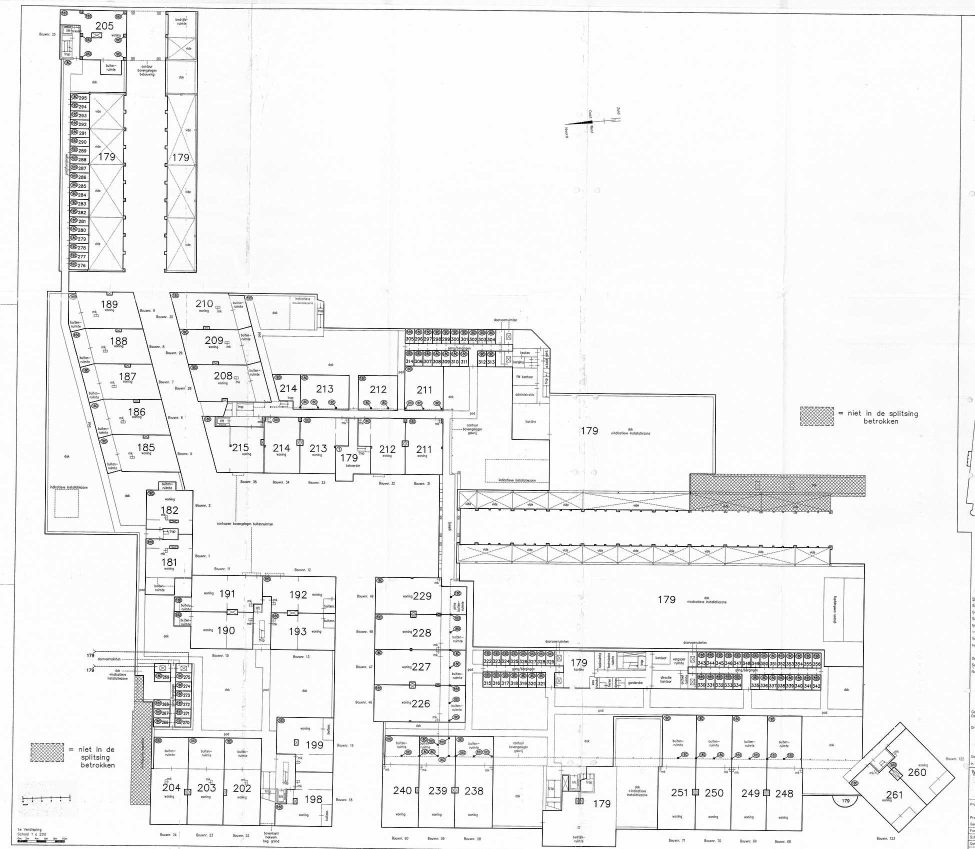
#> input picture img/plan_1e.jpg, 1950 x 1698 px, given in place of page-81.png, which was not available (shown at 1/2 size)
$ python register_plan_jpg.py
#> lines starting #> are read from the running program, lines starting #| are printed output that depends on the picture
#!/usr/bin/env python3
"""Registreer de al gepubliceerde img/plan_*.jpg op het native frame van de lokale bronscan.

Hypothese (visueel): plan_*.jpg = native scan 90° tegen de klok gedraaid en ~0,24x verkleind.
Methode: grove schaal/offset via template matching, verfijning met OpenCV ECC (affien).
Uitvoer: data/inventory/registration_plan_jpg.json met image->native affine per verdieping.
Draai lokaal: python3 model/tools/register_plan_jpg.py --scans /workspace/vve-source-audit
"""
import argparse, json, os
import cv2, numpy as np
from PIL import Image
Image.MAX_IMAGE_PIXELS = None
ROOT = os.path.dirname(os.path.dirname(os.path.abspath(__file__)))
REPO = os.path.dirname(ROOT)
FLOORS = {"BG": (81, "plan_bg.jpg"), "1e": (82, "plan_1e.jpg"), "2e": (83, "plan_2e.jpg"), "3e": (84, "plan_3e.jpg"), "4e": (85, "plan_4e.jpg")}


def register(native_path, plan_path):
#> called with native_path = '/workspace/vve-source-audit/page-81.png', plan_path = 'img/plan_bg.jpg'
    N = np.array(Image.open(native_path).convert("L"))
#> N is the input picture: shape (1698, 1950); min 0, max 255, mean 242.5
    P = np.array(Image.open(plan_path).convert("L"))
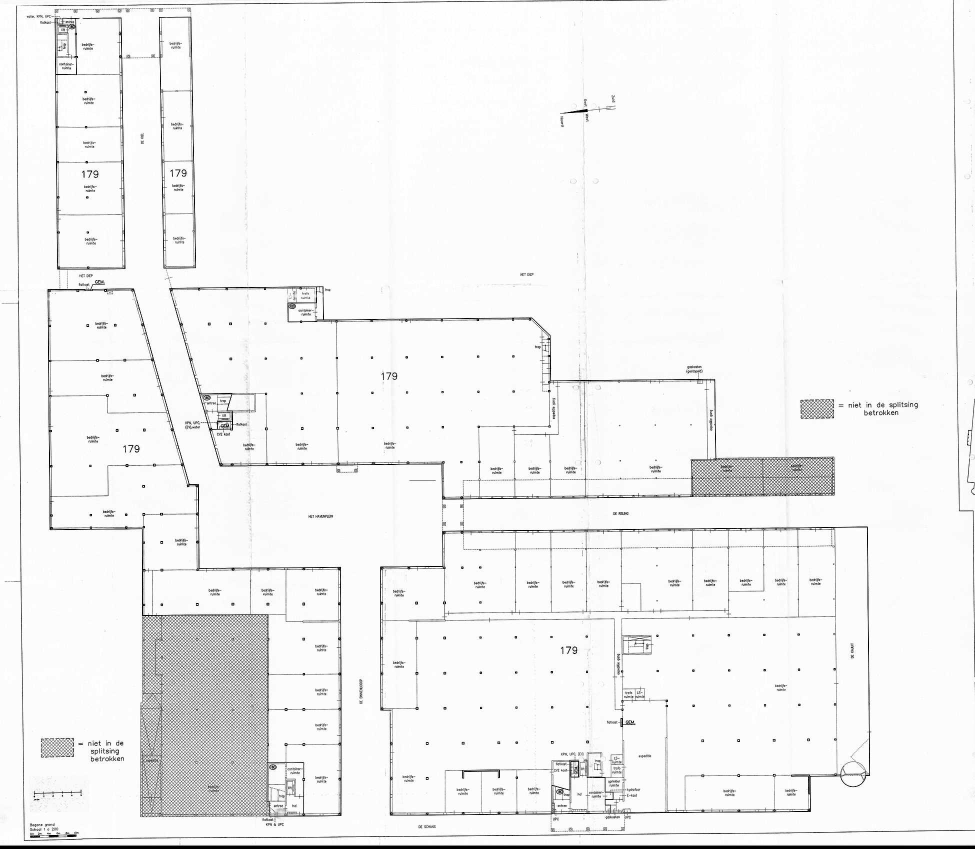
#> input picture img/plan_bg.jpg, 1950 x 1698 px (shown at 1/2 size)
#> P is the input picture: shape (1698, 1950); min 0, max 255, mean 242.8
    H, W = N.shape
#> H = 1698; W = 1950
    R = np.rot90(N, 1)
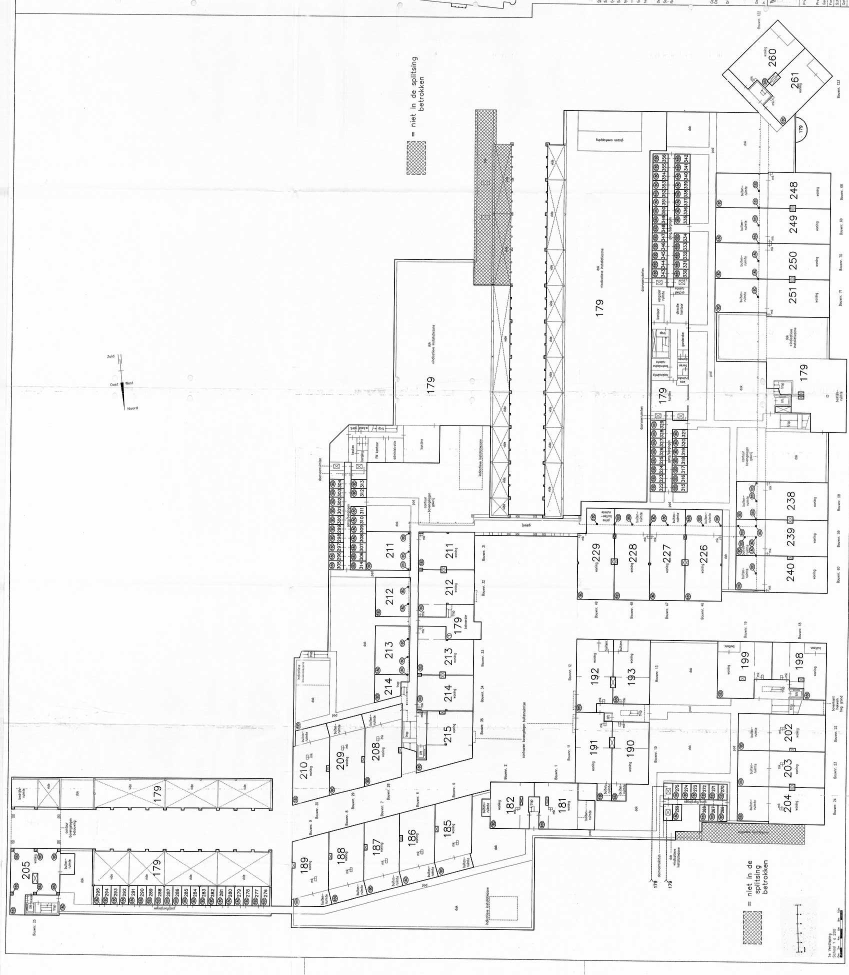
#> R: shape (1950, 1698) (shown at 1/2 size); min 0, max 255, mean 242.5
    Pf = cv2.GaussianBlur(255 - P, (5, 5), 0).astype(np.float32)
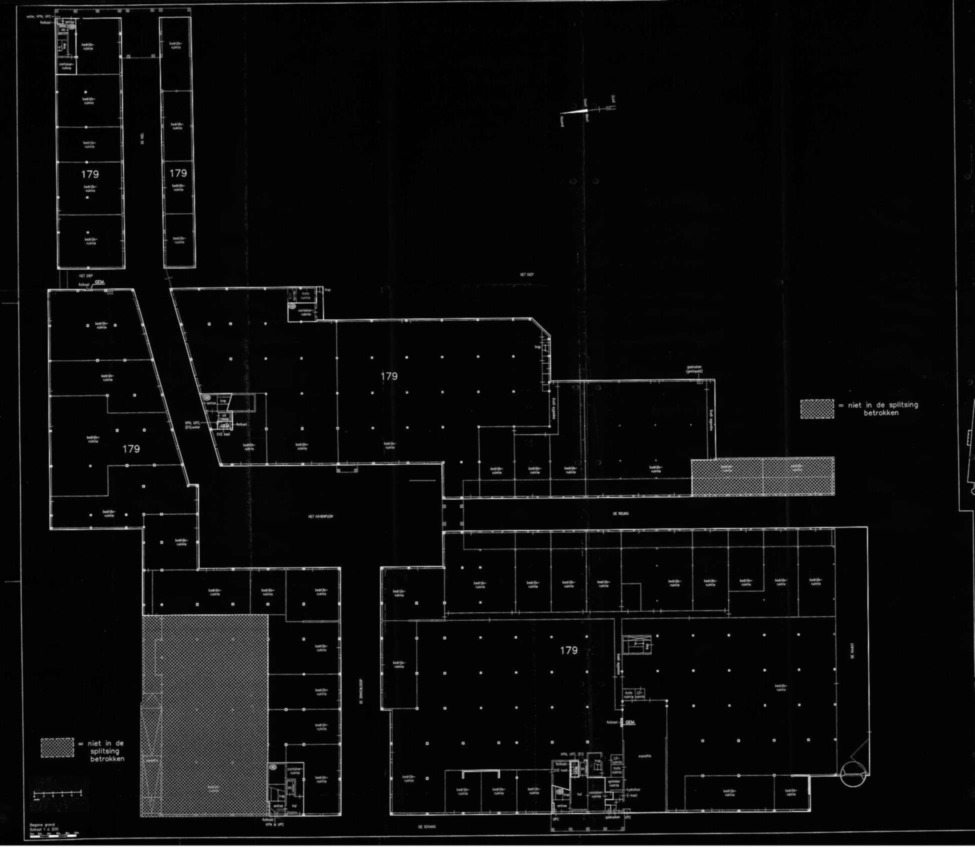
#> Pf: shape (1698, 1950) float32 (shown at 1/2 size); min 0, max 255, mean 12.2
    t = Pf[300:1400, 300:1600]
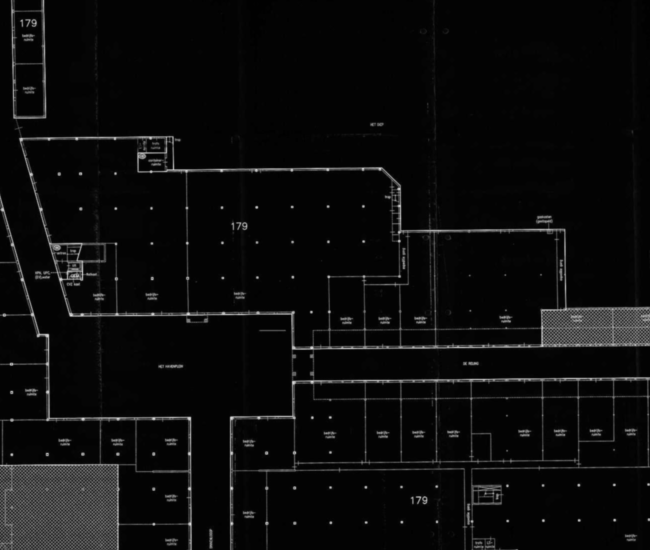
#> t: shape (1100, 1300) float32 (shown at 1/2 size); min 0, max 227, mean 11.8
    best = None
    for s in np.linspace(0.225, 0.255, 13):
        Rs = cv2.resize(R, None, fx=s, fy=s, interpolation=cv2.INTER_AREA)
        Rf = cv2.GaussianBlur(255 - Rs, (5, 5), 0).astype(np.float32)
        if t.shape[0] > Rf.shape[0] or t.shape[1] > Rf.shape[1]:
            continue
        m = cv2.matchTemplate(Rf, t, cv2.TM_CCOEFF_NORMED)
        _, mx, _, loc = cv2.minMaxLoc(m)
        if best is None or mx > best[0]:
            best = (mx, s, loc)
#> this loop made 13 passes
#> pass 1, in register, `Rs = cv2.resize(R, None, fx=s, fy=s, interpolation=cv2.INTER_AREA)`:
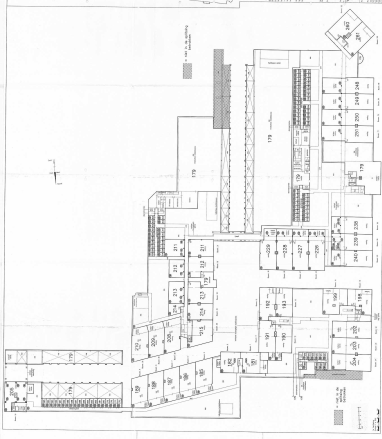
#> Rs: shape (439, 382); min 39, max 255, mean 242.5
#> pass 1, in register, `Rf = cv2.GaussianBlur(255 - Rs, (5, 5), 0).astype(np.float32)`:
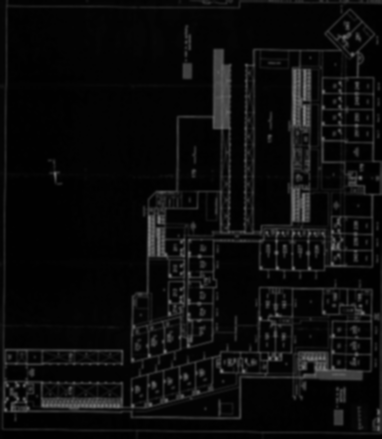
#> Rf: shape (439, 382) float32; min 1, max 121, mean 12.5
#> pass 2, in register, `Rs = cv2.resize(R, None, fx=s, fy=s, interpolation=cv2.INTER_AREA)`:
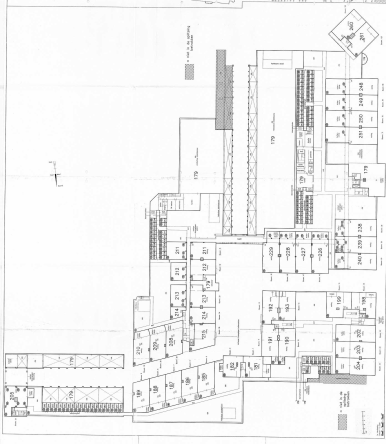
#> Rs: shape (444, 386); min 14, max 255, mean 242.5
#> (the run stopped early here; a loop or call above may not have finished)
